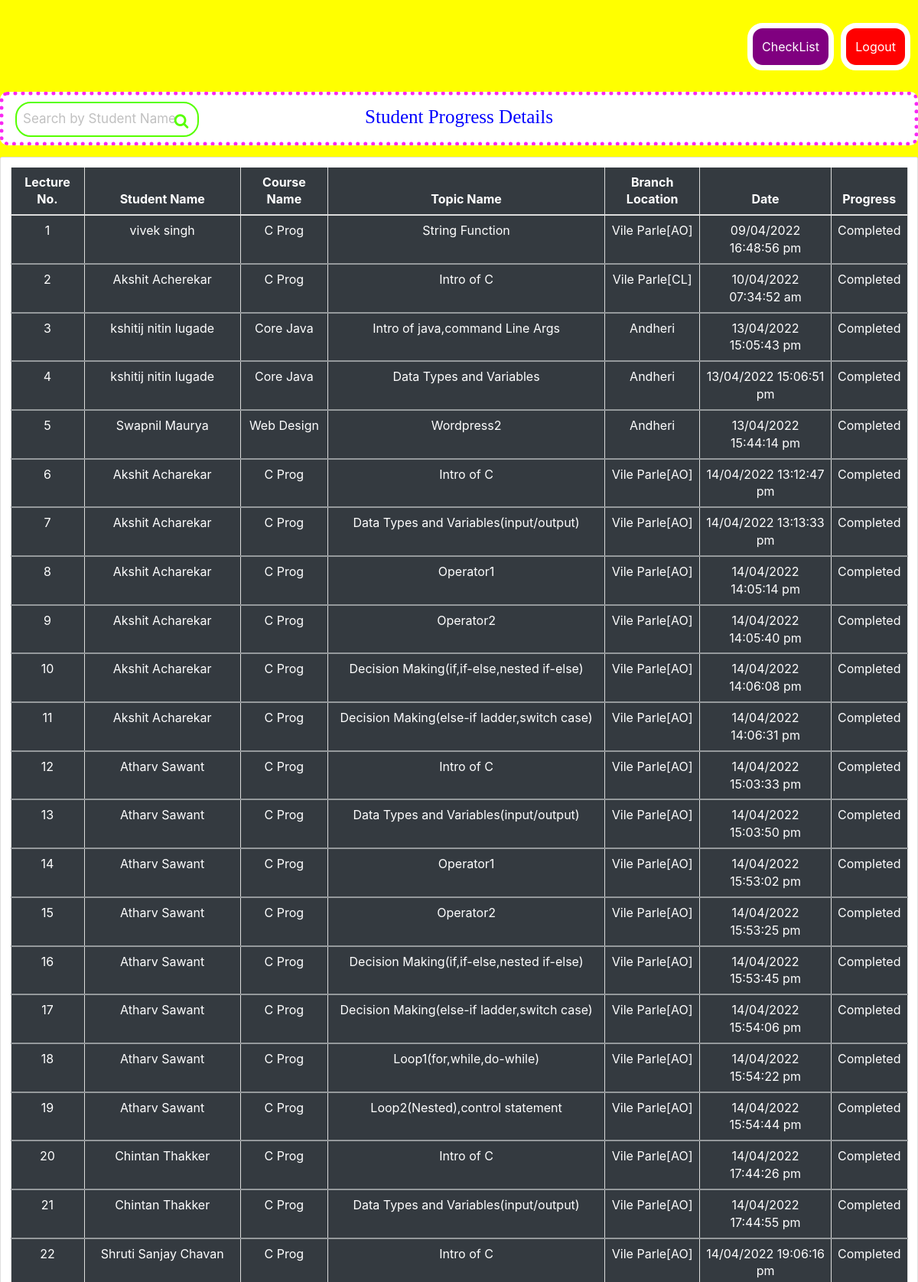
The page /student_progress.php (signed in, upper part) on the database its author committed.
### tables this page shows
CREATE TABLE `record` (
  `id` int(12) NOT NULL,
  `name` varchar(255) NOT NULL,
  `course` varchar(255) NOT NULL,
  `topic` varchar(255) NOT NULL,
  `branch` varchar(255) NOT NULL,
  `dt` varchar(255) NOT NULL,
  `progress` varchar(255) NOT NULL
);

### student_progress.php (the view, shortened to what this page needs)
<head>
<link rel="stylesheet" href="https://maxcdn.bootstrapcdn.com/bootstrap/3.4.0/css/bootstrap.min.css">
    <link rel="stylesheet" href="https://stackpath.bootstrapcdn.com/bootstrap/4.2.1/css/bootstrap.min.css">
   <link rel="stylesheet" href="https://cdnjs.cloudflare.com/ajax/libs/font-awesome/4.7.0/css/font-awesome.min.css">
</head>
<a href="student_logout.php"><input type="button" value="Logout" style='color:white;background:red;padding:12px;border:7px solid white;border-radius:20px;font-size:16px;position:absolute;right:10px;'></a>
<a href="check_record.php"><input type="button" value="CheckList" style='color:white;background:purple;padding:12px;border:7px solid white;border-radius:20px;font-size:16px;position:absolute;right:110px;'></a>
<?php
$conn=mysqli_connect("localhost","id14567499_mylog","Yashwantghole@123","id14567499_log");
?>
<div class="card" style="border:5px dotted #f928f3;border-radius:10px;">
    <div class="card-body">
        <h1 style="text-align:center;font-family:algerian;color:blue">Student Progress Details</h1>
	<div style="position:absolute;top:8px;width:450px;left:-60px;">
	<form action="" method="post" class="example" style="margin:auto;max-width:300px">
  <input name="search" type="search" placeholder="Search by Student Name" style="border-radius:20px;background:white;border:2px solid #56ff00;padding:8px;color:purple"><Button type="submit" name="button" style="border-radius:10px;background:none;border:none;position:relative;color:#56ff00;right:53px;top:5px;font-size:20px"><i class="fa fa-search"></i></Button>
</form></div>
    </div>
</div>
<?php
if(isset($_POST['button'])){
  $search=$_POST['search'];
$result=mysqli_query($conn,"select * from record where name like '%{$search}%'");
?>
<div class="card">
  <div class="card-body">
  <table class="table table-hover table-bordered table-dark">
  <thead>
    <tr align="center">
      <th scope="col">Lecture No.</th>
      <th scope="col">Student Name</th>
      <th scope="col">Course Name</th>
      <th scope="col">Topic Name</th>
      <th scope="col">Branch Location</th>
      <th scope="col">Date</th>
      <th scope="col">Progress</th>
    </tr>
  </thead>
<?php
$i=1;
while($row=mysqli_fetch_array($result,MYSQLI_ASSOC))
{
$idn=$row['id'];
$fnn=$row['name'];
$lnn=$row['course'];
$cnn=$row['topic'];
$br=$row['branch'];
$ema=$row['dt'];
$pcnn=$row['progress'];
?>
<tbody>
    <tr align="center">
<td><?php echo $i; ?></td>
<td><?php echo $fnn; ?></td>
<td><?php echo $lnn; ?></td>
<td><?php echo $cnn; ?></td>
<td><?php echo $br; ?></td>
<td><?php echo $ema; ?></td>
<td><?php echo $pcnn; ?></td>
    </tr>
<script src="https://code.jquery.com/jquery-3.3.1.slim.min.js"></script>
    <script src="https://cdnjs.cloudflare.com/ajax/libs/popper.js/1.14.6/umd/popper.min.js"></script>
    <script src="https://stackpath.bootstrapcdn.com/bootstrap/4.2.1/js/bootstrap.min.js"></script>
<?php
 $i++;
 }
}
else{
    $result=mysqli_query($conn,"select * from record");
?>
<div class="card">
  <div class="card-body">
  <table class="table table-hover table-bordered table-dark">
  <thead>
    <tr align="center">
      <th scope="col">Lecture No.</th>
	  <th scope="col">Student Name</th>
      <th scope="col">Course Name</th>
      <th scope="col">Topic Name</th>
      <th scope="col">Branch Location</th>
      <th scope="col">Date</th>
      <th scope="col">Progress</th>
    </tr>
  </thead>
<?php
$i=1;
while($row=mysqli_fetch_array($result,MYSQLI_ASSOC))
{
$fnn=$row['name'];
$lnn=$row['course'];
$cnn=$row['topic'];
$br=$row['branch'];
$ema=$row['dt'];
$pcnn=$row['progress'];
?>
<tbody>
    <tr align="center">
      <td><?php echo $i; ?></td>
      <td><?php echo $fnn; ?></td>
<td><?php echo $lnn; ?></td>
<td><?php echo $cnn; ?></td>
<td><?php echo $br; ?></td>
<td><?php echo $ema; ?></td>
<td><?php echo $pcnn; ?></td>
    </tr>
<?php
 $i++;
 }
}
?>

### student_progress.php (style rules this page uses)
* { box-sizing: border-box; }
form.example input[type=search] { padding: 10px; font-size: 17px; border: 1px solid grey; float: left; width: 80%; background: #f1f1f1; }
form.example button { float: left; width: 20%; padding: 10px; background: #2196F3; color: white; font-size: 17px; border: 1px solid grey; border-left: none; cursor: pointer; }
form.example::after { content: ""; clear: both; display: table; }
::placeholder { color:silver; }

### rows shown on the page
record: name "vivek singh", course "C Prog", topic "String Function", branch "Vile Parle[AO]", dt "09/04/2022 16:48:56 pm", progress "Completed"
record: name "Akshit Acherekar", course "C Prog", topic "Intro of C", branch "Vile Parle[CL]", dt "10/04/2022 07:34:52 am", progress "Completed"
record: name "kshitij nitin lugade", course "Core Java", topic "Intro of java,command Line Args", branch "Andheri", dt "13/04/2022 15:05:43 pm", progress "Completed"
record: name "kshitij nitin lugade", course "Core Java", topic "Data Types and Variables", branch "Andheri", dt "13/04/2022 15:06:51 pm", progress "Completed"
record: name "Swapnil Maurya", course "Web Design", topic "Wordpress2", branch "Andheri", dt "13/04/2022 15:44:14 pm", progress "Completed"
record: name "Akshit Acharekar", course "C Prog", topic "Intro of C", branch "Vile Parle[AO]", dt "14/04/2022 13:12:47 pm", progress "Completed"
record: name "Akshit Acharekar", course "C Prog", topic "Data Types and Variables(input/output)", branch "Vile Parle[AO]", dt "14/04/2022 13:13:33 pm", progress "Completed"
record: name "Akshit Acharekar", course "C Prog", topic "Operator1", branch "Vile Parle[AO]", dt "14/04/2022 14:05:14 pm", progress "Completed"
record: name "Akshit Acharekar", course "C Prog", topic "Operator2", branch "Vile Parle[AO]", dt "14/04/2022 14:05:40 pm", progress "Completed"
record: name "Akshit Acharekar", course "C Prog", topic "Decision Making(if,if-else,nested if-else)", branch "Vile Parle[AO]", dt "14/04/2022 14:06:08 pm", progress "Completed"
record: name "Akshit Acharekar", course "C Prog", topic "Decision Making(else-if ladder,switch case)", branch "Vile Parle[AO]", dt "14/04/2022 14:06:31 pm", progress "Completed"
record: name "Atharv Sawant", course "C Prog", topic "Intro of C", branch "Vile Parle[AO]", dt "14/04/2022 15:03:33 pm", progress "Completed"
record: name "Atharv Sawant", course "C Prog", topic "Data Types and Variables(input/output)", branch "Vile Parle[AO]", dt "14/04/2022 15:03:50 pm", progress "Completed"
record: name "Atharv Sawant", course "C Prog", topic "Operator1", branch "Vile Parle[AO]", dt "14/04/2022 15:53:02 pm", progress "Completed"
record: name "Atharv Sawant", course "C Prog", topic "Operator2", branch "Vile Parle[AO]", dt "14/04/2022 15:53:25 pm", progress "Completed"
record: name "Atharv Sawant", course "C Prog", topic "Decision Making(if,if-else,nested if-else)", branch "Vile Parle[AO]", dt "14/04/2022 15:53:45 pm", progress "Completed"
record: name "Atharv Sawant", course "C Prog", topic "Decision Making(else-if ladder,switch case)", branch "Vile Parle[AO]", dt "14/04/2022 15:54:06 pm", progress "Completed"
record: name "Atharv Sawant", course "C Prog", topic "Loop1(for,while,do-while)", branch "Vile Parle[AO]", dt "14/04/2022 15:54:22 pm", progress "Completed"
record: name "Atharv Sawant", course "C Prog", topic "Loop2(Nested),control statement", branch "Vile Parle[AO]", dt "14/04/2022 15:54:44 pm", progress "Completed"
record: name "Chintan Thakker", course "C Prog", topic "Intro of C", branch "Vile Parle[AO]", dt "14/04/2022 17:44:26 pm", progress "Completed"
record: name "Chintan Thakker", course "C Prog", topic "Data Types and Variables(input/output)", branch "Vile Parle[AO]", dt "14/04/2022 17:44:55 pm", progress "Completed"
record: name "Shruti Sanjay Chavan", course "C Prog", topic "Intro of C", branch "Vile Parle[AO]", dt "14/04/2022 19:06:16 pm", progress "Completed"
